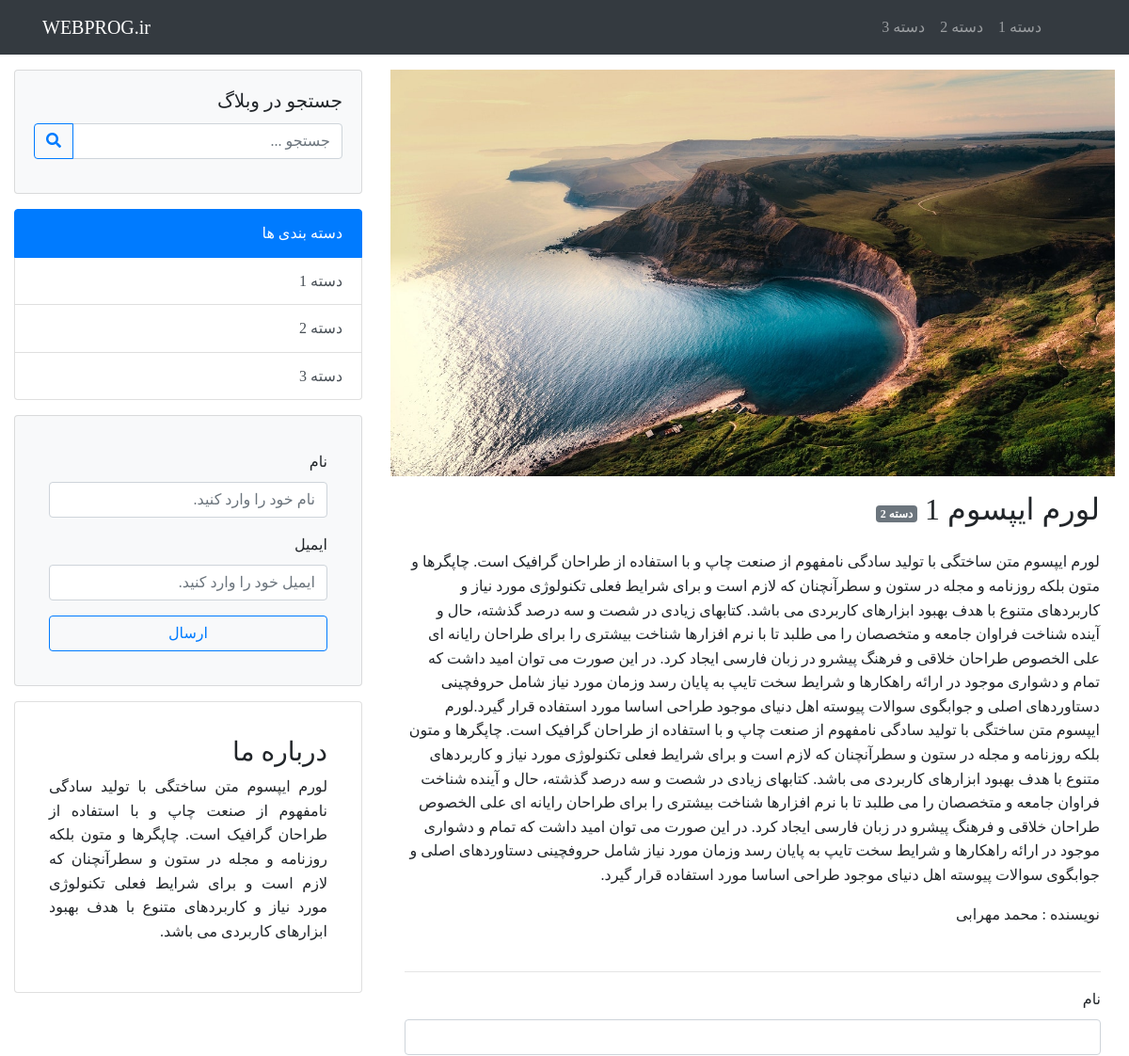
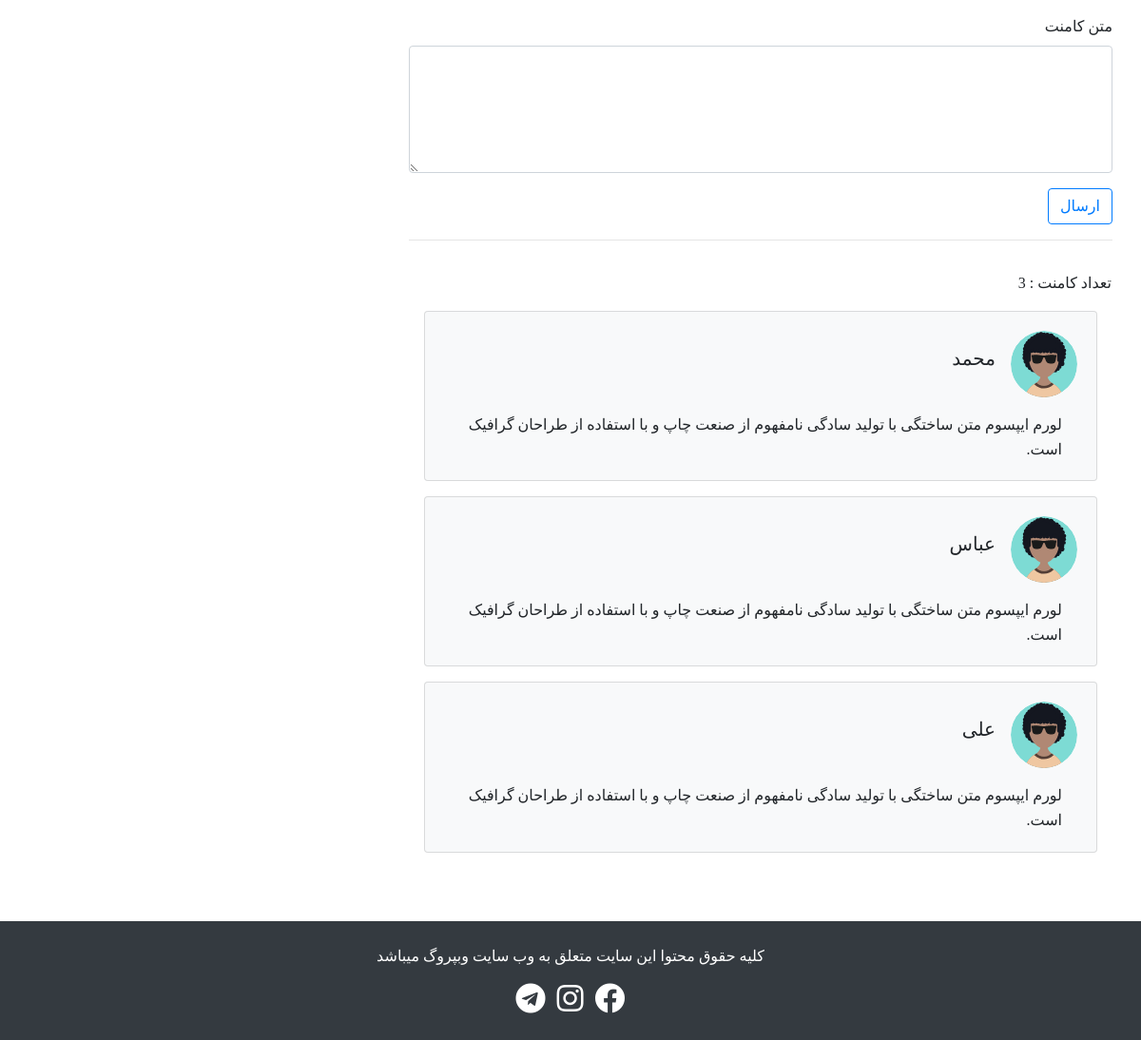
The page /single.php?post=1 on the database its author committed (2 pictures, top to bottom).
### tables this page shows
CREATE TABLE `categories` (
  `id` int(11) NOT NULL,
  `title` varchar(100) NOT NULL
);

CREATE TABLE `posts` (
  `id` int(11) NOT NULL,
  `title` varchar(191) NOT NULL,
  `category_id` int(11) NOT NULL,
  `body` text NOT NULL,
  `author` varchar(191) NOT NULL,
  `image` varchar(191) NOT NULL
);

CREATE TABLE `comments` (
  `id` int(11) NOT NULL,
  `name` varchar(100) NOT NULL,
  `comment` text NOT NULL,
  `post_id` int(11) NOT NULL,
  `status` tinyint(1) NOT NULL DEFAULT 0
);

### single.php (the view, shortened to what this page needs)
<?php
include("./include/header.php");
if (isset($_GET['post'])) {
    $post_id = $_GET['post'];
    $post = $db->prepare('SELECT * FROM posts WHERE id = :id');
    $post->execute(['id' => $post_id]);
    $post = $post->fetch();
}
?>
    <section class="py-3">
        <div class="container-fluid">
            <div class="row">
                <div class="col-md-8 mb-4">
                    <div class="container">
                        <?php
                        if ($post) {
                            $category_id = $post['category_id'];
                            $query_post_category = "SELECT * FROM categories WHERE id=$category_id";
                            $post_category = $db->query($query_post_category)->fetch();
                            $post_id = $post['id'];
                            $comments = $db->prepare(" SELECT * FROM comments WHERE post_id=:id AND status='1' ");
                            $comments->execute(['id' => $post_id]);
                            ?>
                            <div class="row">
                                <div>
                                    <img src="./upload/posts/<?php echo $post['image'] ?>" class="img-fluid" alt="">
                                </div>
                                <div class="p-3">
                                    <div class="d-flex align-items-center">
                                        <h2><?php echo $post['title'] ?></h2>
                                        <div class="mr-2">
                                            <span class="badge badge-secondary"><?php echo $post_category['title'] ?></span>
                                        </div>
                                    </div>
                                    <p class="text-justify">
                                        <?php echo $post['body'] ?>
                                    </p>
                                    <p> نویسنده : <?php echo $post['author'] ?> </p>
                                </div>
                            </div>
                            <hr>
                            <div class="row">
                                <div class="col-12">
                                    <form method="post">
                                        <div class="form-group">
                                            <label for="name">نام</label>
                                            <input type="name" name="name" class="form-control">
                                        </div>
                                        <div class="form-group">
                                            <label for="comment">متن کامنت</label>
                                            <textarea name="comment" class="form-control" rows="5"></textarea>
                                        </div>
                                        <button type="submit" name="post_comment" class="btn btn-outline-primary">ارسال</button>
                                    </form>
                                </div>
                            </div>
                            <hr>
                            <div class="row p-md-3">
                                <p>تعداد کامنت : <?php echo $comments->rowCount() ?></p>
                                <?php
                                if ($comments->rowCount() > 0) {
                                    foreach ($comments as $comment) {
                                        ?>
                                        <div class="col-12 mb-3">
                                            <div class="card bg-light">
                                                <div class="card-body">
                                                    <div class="d-flex align-items-center">
                                                        <img src="./img/boy.svg" width="70" height="70" class="rounded-circle" alt="Cinque Terre">
                                                        <div class="mr-3">
                                                            <h5 class="card-title"> <?php echo $comment['name'] ?> </h5>
                                                        </div>
                                                    </div>
                                                    <p class="card-text pt-3 pr-3">
                                                        <?php echo $comment['comment'] ?>
                                                    </p>
                                                </div>
                                            </div>
                                        </div>
                                        <?php
                                    }
                                }
                                ?>
                            </div>
                            <?php
                        } else {
                            ?>
                            <div class="alert alert-danger" role="alert">
                                مقاله مورد نظر پیدا نشد!!!!!
                            </div>
                            <?php
                        }
                        ?>
                    </div>
                </div>
                <?php include("./include/sidebar.php") ?>
            </div>
        </div>
    </section>
<?php include("./include/footer.php") ?>

### include/header.php (shortened to what this page needs)
<?php
include ("./include/db.php");
$query = "SELECT * FROM categories";
$categories = $db->query($query);
?>
<!DOCTYPE html>
<html lang="fa" dir="rtl">
<head>
    <link rel="stylesheet" href="https://stackpath.bootstrapcdn.com/bootstrap/4.3.1/css/bootstrap.min.css" />
    <link rel="stylesheet" href="https://use.fontawesome.com/releases/v5.8.2/css/all.css" />
    <link rel="stylesheet" href="./css/style.css" />
</head>
<body>
<nav class="navbar navbar-expand-md navbar-dark bg-dark">
    <div class="container">
        <a class="navbar-brand order-md-2" href="index.php">WEBPROG.ir</a>
        <div id="my-nav" class="collapse navbar-collapse">
            <ul class="navbar-nav order-md-1">
<?php
if ($categories->rowCount() > 0){
    foreach ($categories as $category){
        ?>
                <li class="nav-item <?php echo ( isset($_GET['category']) && $category['id'] == $_GET['category']) ? "active" : ""; ?> ">
                    <a class="nav-link" href="index.php?category=<?php echo $category['id'] ?>"> <?php echo $category['title'] ?> </a>
                </li>
        <?php
    }
}
?>
            </ul>
        </div>
    </div>
</nav>

### include/sidebar.php (shortened to what this page needs)
<?php
$query_categories = "SELECT * FROM categories";
$categories = $db->query($query_categories);
?>
<div class="col-md-4 mb-3">
    <div class="card bg-light mb-3">
        <div class="card-body">
            <h5 class="card-title">جستجو در وبلاگ</h5>
            <form action="search.php" method="get">
                <div class="input-group mb-3">
                    <div class="input-group-prepend order-2">
                        <button class="btn btn-outline-primary" type="submit">
                            <i class="fas fa-search"></i>
                        </button>
                    </div>
                    <input name="search" type="text" class="form-control" placeholder="جستجو ...">
                </div>
            </form>
        </div>
    </div>
    <div class="list-group mb-3">
        <a href="#" class="list-group-item list-group-item-action active">
            دسته بندی ها
        </a>
        <?php
        if ($categories->rowCount() > 0) {
            foreach ($categories as $category) {
                ?>
                <a href="index.php?category=<?php echo $category['id'] ?>" class="list-group-item list-group-item-action">
                    <?php echo $category['title'] ?>
                </a>
                <?php
            }
        }
        ?>
    </div>
    <div class="card bg-light mb-3 p-3">
        <div class="card-body">
            <form method="post">
                <div class="form-group">
                    <label for="name">نام</label>
                    <input type="text" name="name" id="name" class="form-control" placeholder="نام خود را وارد کنید.">
                </div>
                <div class="form-group">
                    <label for="email">ایمیل</label>
                    <input type="email" name="email" class="form-control" id="email" placeholder="ایمیل خود را وارد کنید.">
                </div>
                <button type="submit" name="subscribe" class="btn btn-outline-primary btn-block">ارسال</button>
            </form>
        </div>
    </div>
    <div class="card p-3">
        <div class="card-body">
            <h3> درباره ما </h3>
                <p class="text-justify">
                    لورم ایپسوم متن ساختگی با تولید سادگی نامفهوم از صنعت چاپ و با استفاده از طراحان گرافیک است. چاپگرها و متون بلکه روزنامه و مجله در ستون و سطرآنچنان که لازم است و برای شرایط فعلی تکنولوژی مورد نیاز و کاربردهای متنوع با هدف بهبود ابزارهای کاربردی می باشد.
                </p>
        </div>
    </div>
</div>

### css/style.css (style rules this page uses)
body { direction: rtl; text-align: right !important; font-family: "Vazir" !important; line-height: 1.6; }

### rows shown on the page
categories: title "دسته 1"
categories: title "دسته 2"
categories: title "دسته 3"
posts: image (picture), title "لورم ایپسوم 1", body "لورم ایپسوم متن ساختگی با تولید سادگی نامفهوم از صنعت چاپ و با استفاده از طراحان گرافیک است. چاپگرها و متون بلکه روزنامه و مجله در ستون و سطرآنچنان که لازم است و برای شرایط فعلی تکنولوژی مورد نیاز و کاربردهای متنوع با هدف بهبود ابزارهای کاربردی می باشد. کتابهای زیادی در شصت و سه درصد گذشته، حال و آینده شناخت فراوان جامعه و متخصصان را می طلبد تا با نرم افزارها شناخت بیشتری را برای طراحان رایانه ای علی الخصوص طراحان خلاقی و فرهنگ پیشرو در زبان فارسی ایجاد کرد. در این صورت می توان امید داشت که تمام و دشواری موجود در ارائه راهکارها و شرایط سخت تایپ به پایان رسد وزمان مورد نیاز شامل حروفچینی دستاوردهای اصلی و جوابگوی سوالات پیوسته اهل دنیای موجود طراحی اساسا مورد استفاده قرار گیرد.لورم ایپسوم…", author "محمد مهرابی"
comments: name "محمد", comment "لورم ایپسوم متن ساختگی با تولید سادگی نامفهوم از صنعت چاپ و با استفاده از طراحان گرافیک است."
comments: name "عباس", comment "لورم ایپسوم متن ساختگی با تولید سادگی نامفهوم از صنعت چاپ و با استفاده از طراحان گرافیک است."
comments: name "علی", comment "لورم ایپسوم متن ساختگی با تولید سادگی نامفهوم از صنعت چاپ و با استفاده از طراحان گرافیک است."

### other values the page prints
$comments->rowCount() "3"
